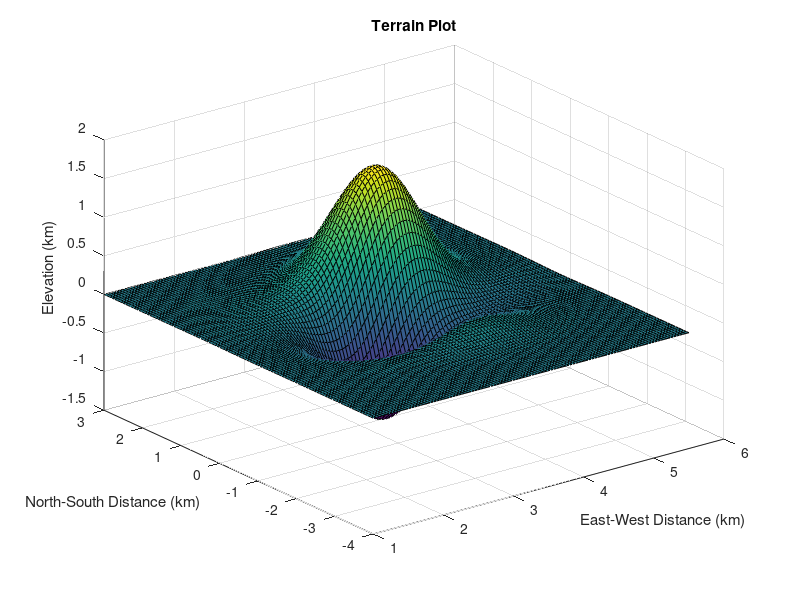
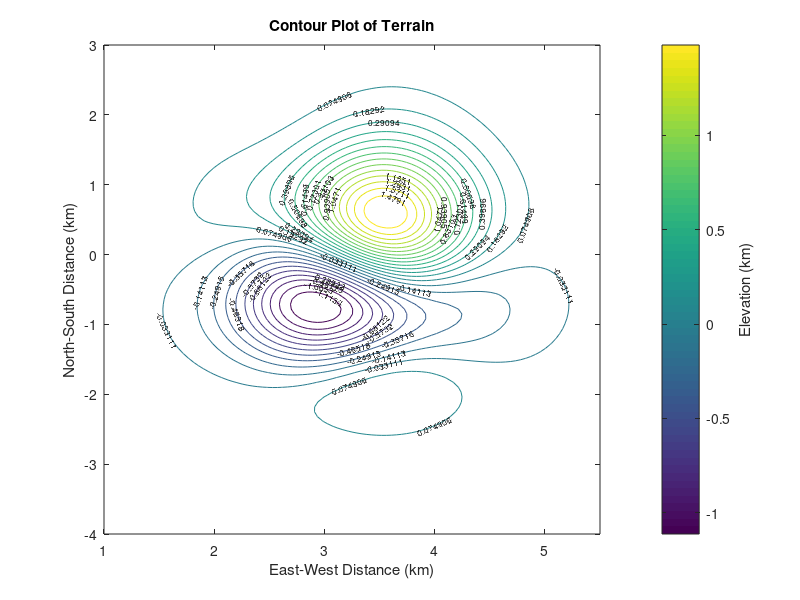

MATLAB code for these plots, in order: (Note: this script raises an error after producing the figures.)
clear all;
clc;
%1A
[x, y] = meshgrid(1:0.045:5.5, -4:0.07:3);
z = 0.00125 * exp(-((0.5*y.^2)+(x-3).^2)).*(sin(2*x)+2*sin(0.75*(0.5*y-2).^2)).*(16*x+64*x.^2 + y.^2);

figure(1)
surf(x,y,z)
xlabel('East-West Distance (km)')
ylabel('North-South Distance (km)')
zlabel('Elevation (km)')
title('Terrain Plot')

figure(2)
[c, h]=contour(x, y, z, 25);
legend = colorbar;
clabel(c,h, 'FontSize', 6);
xlabel('East-West Distance (km)')
ylabel('North-South Distance (km)')
ylabel(legend, 'Elevation (km)')
title('Contour Plot of Terrain')


%1B
syms x y z T zz l zzz
z(x,y)= 0.00125 * exp(-((0.5*y^2)+(x-3)^2))*(sin(2*x)+2*sin(0.75*(0.5*y-2)^2))*(16*x+64*x^2 + y^2);
dzdx(x,y) = diff(z, x);
dzdy(x,y) = diff(z, y);
slope = sqrt(dzdx.^2 + dzdy.^2);
gradientSlope = gradient(slope);
gradientSlopeMatlab = matlabFunction(gradientSlope, 'Vars', {[x y]});
guess = [3,0];
pointMaxSlope = fsolve(gradientSlopeMatlab, guess);

%1C
gradientZ = gradient(z);
gradientZMatlab = matlabFunction(gradientZ, 'Vars', {[x y]});
guess1 = [3.5,1];
guess2 = [3,-1];
guess3 = [3.5,-2];
cp1=fsolve(gradientZMatlab, guess1);
cp2=fsolve(gradientZMatlab, guess2);
cp3=fsolve(gradientZMatlab, guess3);
A = diff(dzdx, x);
B = diff(dzdx, y);
C = diff(dzdy, y);
Astatus = deriv2Test(A, B, C, cp1, x, y);
Bstatus = deriv2Test(A, B, C, cp2, x, y);
Cstatus = deriv2Test(A, B, C, cp3, x, y);
maxHeight = double(z(cp1(1), cp1(2)));
minHeight = double(z(cp2(1), cp2(2)));
localMax = double(z(cp3(1), cp3(2)));

%2A
T(x,y,zz) = (-0.1*(zz^2))+17*exp(-0.1*((0.1*x-2)-(0.05*y-1)^2-(zz-1)^2))-10;
tempAtPeak = double(T(cp1(1), cp1(2), maxHeight));
tempAtValley = double(T(cp2(1), cp2(2), minHeight));

%2B
heightAtPoint = z(4,-0.3);
tempAtPoint = T(4,-0.3,heightAtPoint);
[xx, yy] = meshgrid(1:0.09:5.5,-4:0.14:3);
isotherm = (-0.1*(heightAtPoint^2))+17*exp(-0.1*((0.1*xx-2)-(0.05*yy-1).^2-(heightAtPoint-1)^2))-10;

figure(3)
[c, h] = contour(xx,yy,isotherm,30);
axis([1 5.5 -4 3]);
legend = colorbar;
clabel(c,h);
xlabel('East-West Distance (km)');
ylabel('North-South Distance (km)');
ylabel(legend, 'Temperature (Degrees Celsius)');
title('Isotherms at Same Elevation as Point(4,-0.3)');

%2C
NWUnit2D = [-1/sqrt(2), 1/sqrt(2)];
SWUnit2D = [-1/sqrt(2), -1/sqrt(2)];
gradientAtPoint = [dzdx(4,-0.3), dzdy(4,-0.3)];
heightChangeNW = double(dot(NWUnit2D, gradientAtPoint));
heightChangeSW = double(dot(SWUnit2D, gradientAtPoint));

tangentPlaneZ(x,y) = dzdx(4,-0.3)*(x-4)+dzdy(4,-0.3)*(y+0.3);
NWZ = tangentPlaneZ(-1, 1);
SWZ = tangentPlaneZ(-1, -1);
NWUnit3D = [-1, 1,NWZ]/sqrt(1+1+NWZ^2);
SWUnit3D = [-1, -1,SWZ]/sqrt(1+1+SWZ^2);
gradientT = gradient(T);
gradientTAtPoint = gradientT(4,-0.3,heightAtPoint);
tempChangeNW = double(dot(gradientTAtPoint, NWUnit3D));
tempChangeSW = double(dot(gradientTAtPoint, SWUnit3D));

%2D
zz = 0.00125 * exp(-((0.5*yy.^2)+(xx-3).^2)).*(sin(2*xx)+2*sin(0.75*(0.5*yy-2).^2)).*(16*xx+64*xx.^2 + yy.^2);
ColorT = (-0.1*(zz.^2))+17*exp(-0.1*((0.1*xx-2)-(0.05*yy-1).^2-(zz-1).^2))-10;
figure(4)
surf(xx,yy,zz,ColorT);
legend=colorbar;
xlabel('East-West Distance (km)');
ylabel('North-South Distance (km)');
ylabel(legend, 'Temperature (Degrees Celsius)');
zlabel('Elevation (km)');
title('Terrain Plot with Temperature Colour Map');

%2E
figure(5)
surf(xx,yy,ColorT)
xlabel('East-West Distance (km)');
ylabel('North-South Distance (km)');
zlabel('Temperature (Degrees Celsius');
title('Temperature Plot');

%2F
C=0.00125.*exp(-((x-3).^2+0.5.*y.^2)).*(sin(2.*x)+2.*sin(0.75*(0.5*y-2).^2)).*(16.*x+64.*x.^2+y.^2)-zzz;
T(x,y) = 0.1.*(0.00125.*exp(-((x-3).^2+0.5.*y.^2)).*(sin(2.*x)+2.*sin(0.75*(0.5*y-2).^2)).*(16.*x+64.*x.^2+y.^2)).^2+17*exp(-0.1.*((0.1.*x-2)-(0.05.*y-1).^2-((0.00125.*exp(-((x-3).^2+0.5.*y.^2)).*(sin(2.*x)+2.*sin(0.75*(0.5*y-2).^2)).*(16.*x+64.*x.^2+y.^2))-1).^2))-10;
Lagrange = T - l*C;
dLdx = diff(Lagrange, x);
dLdy = diff(Lagrange, y);
dLdz = diff(Lagrange, zzz);
dLdl = diff(Lagrange, l);

lagVF = [dLdx, dLdy, dLdz, dLdl];
vars= [x y zzz l];
LagGuess = [3, -0.8, -1.2, 0];
lagVFmatlab = matlabFunction(lagVF,'Vars',{vars});
pointMaxTemp = fsolve(lagVFmatlab, LagGuess);


function [determination]= deriv2Test(A, B, C, cp, x, y)
    A1 = double(subs(A, [x y], cp));
    B1 = double(subs(B, [x y], cp));
    C1 = double(subs(C, [x y], cp));
    D = (B1).^2 - (A1).*(C1);
    if D<0
        if A1<0
            determination = 'Local Max';
        elseif A1>0
            determination = 'Local Min';
        end
    elseif D>0
        determination = 'Saddlepoint';
    else
        determination = 'No conclusion';
    end
end